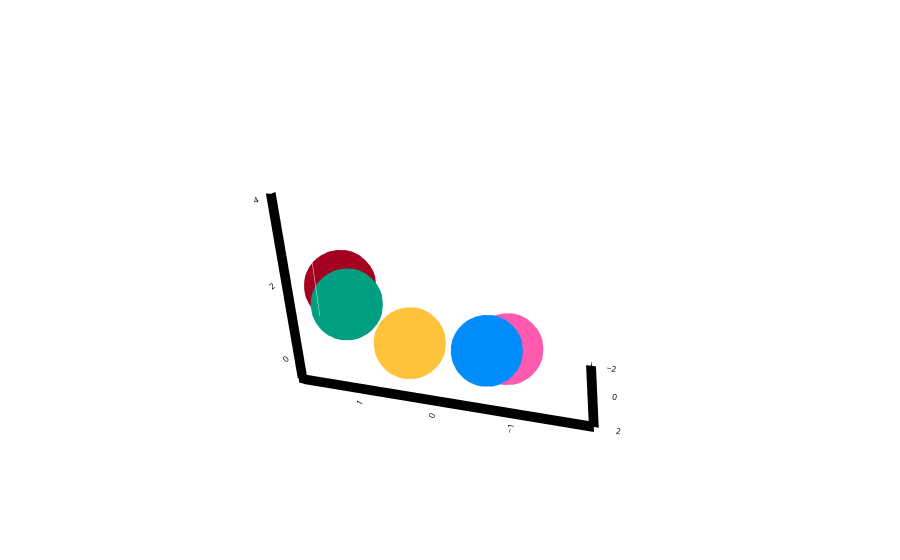

Here is the notebook cell this chart was saved with:
### Code cell
### Figure 5a ###

labels = ['Epoch: 0-9', 'Epoch: 9-33', 'Epoch: 33-65', 'Epoch: 65-83', 'Epoch: 83-90']

# Create a 3D scatter plot with separate traces for each epoch
fig = go.Figure()

for i in range(len(averages)):
    fig.add_trace(go.Scatter3d(
        x=[averages.loc[i, 'PC1']],
        y=[averages.loc[i, 'PC2']],
        z=[averages.loc[i, 'PC3']],
        mode='markers',
        marker=dict(size=25, color=line_colors[i]),
        name=labels[i]
    ))

# Update layout to show legend
fig.update_layout(showlegend=False)
fig.update_layout(
    scene=dict(
        xaxis=dict(
            title='',
            linecolor='black',
            tickcolor='black',
            linewidth=20,
            showgrid=False,
            showbackground=False,
            tickfont=dict(color='black', size=10),  
            #titlefont=dict(color='black', size=30, family='Arial'),
            range=[-2, 2],
            tickvals=[ -1, 0, 1],
            tickwidth=2,  
            ticklen=10  
        ),
        yaxis=dict(
            title='',
            linecolor='black',
            tickcolor='black',
            linewidth=20,
            showgrid=False,
            showbackground=False,
            tickfont=dict(color='black', size=10),  
            #titlefont=dict(color='black', size=30, family='Arial'),
            range=[-2, 2],
            tickvals=[-2, 0, 2],
        ),
        zaxis=dict(
            title='',
            linecolor='black',
            tickcolor='black',
            linewidth=20,
            showgrid=False,
            showbackground=False,
            tickfont=dict(color='black', size=10),  
            #titlefont=dict(color='black', size=30, family='Arial'),
            range=[-1, 4],
            tickvals=[0, 2, 4],
        ),
        camera=dict(
            eye=dict(x=-0.5, y=2, z=1)  
        ),
        aspectmode='manual',
        aspectratio=dict(x=1.5, y=0.5, z=1)
    )
)
pio.write_image(fig, 'PCA_epochs_perspective1.png', width=900, height=800,scale=3) 

# Show the plot
fig.show()

### Figure 1 — Plotly figure (JSON) as saved in the notebook; plotly's stock layout.template omitted (floating-point values rounded to 4 significant figures)
{"data": [{"marker": {"color": "#FF5AAF", "size": 25}, "mode": "markers", "name": "Epoch: 0-9", "type": "scatter3d", "x": [-0.7787], "y": [-0.3834], "z": [-0.1478]}, {"marker": {"color": "#008DF9", "size": 25}, "mode": "markers", "name": "Epoch: 9-33", "type": "scatter3d", "x": [-0.514], "y": [0.06852], "z": [-0.09842]}, {"marker": {"color": "#FFC33B", "size": 25}, "mode": "markers", "name": "Epoch: 33-65", "type": "scatter3d", "x": [0.5738], "y": [0.3717], "z": [-0.06377]}, {"marker": {"color": "#009F81", "size": 25}, "mode": "markers", "name": "Epoch: 65-83", "type": "scatter3d", "x": [1.648], "y": [-0.5187], "z": [0.5597]}, {"marker": {"color": "#A40122", "size": 25}, "mode": "markers", "name": "Epoch: 83-90", "type": "scatter3d", "x": [1.85], "y": [-1.2], "z": [0.8974]}], "layout": {"scene": {"aspectmode": "manual", "aspectratio": {"x": 1.5, "y": 0.5, "z": 1}, "camera": {"eye": {"x": -0.5, "y": 2, "z": 1}}, "xaxis": {"linecolor": "black", "linewidth": 20, "range": [-2, 2], "showbackground": false, "showgrid": false, "tickcolor": "black", "tickfont": {"color": "black", "size": 10}, "ticklen": 10, "tickvals": [-1, 0, 1], "tickwidth": 2, "title": {"text": ""}}, "yaxis": {"linecolor": "black", "linewidth": 20, "range": [-2, 2], "showbackground": false, "showgrid": false, "tickcolor": "black", "tickfont": {"color": "black", "size": 10}, "tickvals": [-2, 0, 2], "title": {"text": ""}}, "zaxis": {"linecolor": "black", "linewidth": 20, "range": [-1, 4], "showbackground": false, "showgrid": false, "tickcolor": "black", "tickfont": {"color": "black", "size": 10}, "tickvals": [0, 2, 4], "title": {"text": ""}}}, "showlegend": false}}
